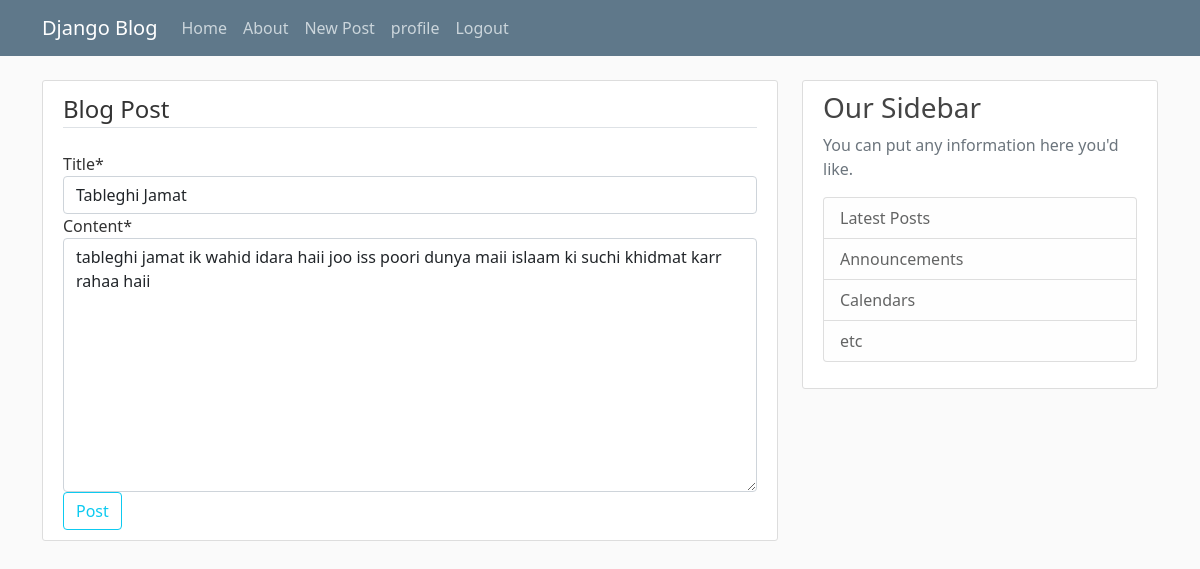
Page /post/32/update/ (signed in) on the committed database.
### janu/models.py (models this page shows, shortened)
class Post (models.Model):
    title = models.CharField(max_length=100)
    content = models.TextField()
    date_posted = models.DateTimeField(default=timezone.now)
    author = models.ForeignKey(User,on_delete = models.CASCADE)

### janu/views.py (the view, shortened to what this page needs)
# urls.py: path('post/<int:pk>/update/',PostUpdateView.as_view(),name ='post-update'),
class PostUpdateView(LoginRequiredMixin,UserPassesTestMixin,UpdateView):
     model = Post
     fields=['title','content']
     def test_func(self):
          post = self.get_object()
          if self.request.user == post.author:
               return  True
          return   False

### janu/templates/janu/post_form.html (shortened to what this page needs)
{% extends "janu/base.html" %}
{% load crispy_forms_tags %}
{% block content %}
    <div class="content-section">
        <form method="POST">
              <fieldset class="form-group">
                <legend class="border-bottom mb-4">Blog Post</legend>
                {{ form|crispy }}
              </fieldset>
              <div class=" form-group">
                <button class="btn btn-outline-info" type="submit">Post</button>
              </div>
        </form>
    </div>
{% endblock content %}

### janu/static/janu/main.css (style rules this page uses)
body { background: #fafafa; color: #333333; margin-top: 5rem; }
.content-section { background: #ffffff; padding: 10px 20px; border: 1px solid #dddddd; border-radius: 3px; margin-bottom: 20px; }

### rows in the picture
Post: title "Tableghi Jamat", content "tableghi jamat ik wahid idara haii joo iss poori dunya maii islaam ki suchi khidmat karr rahaa haii"
